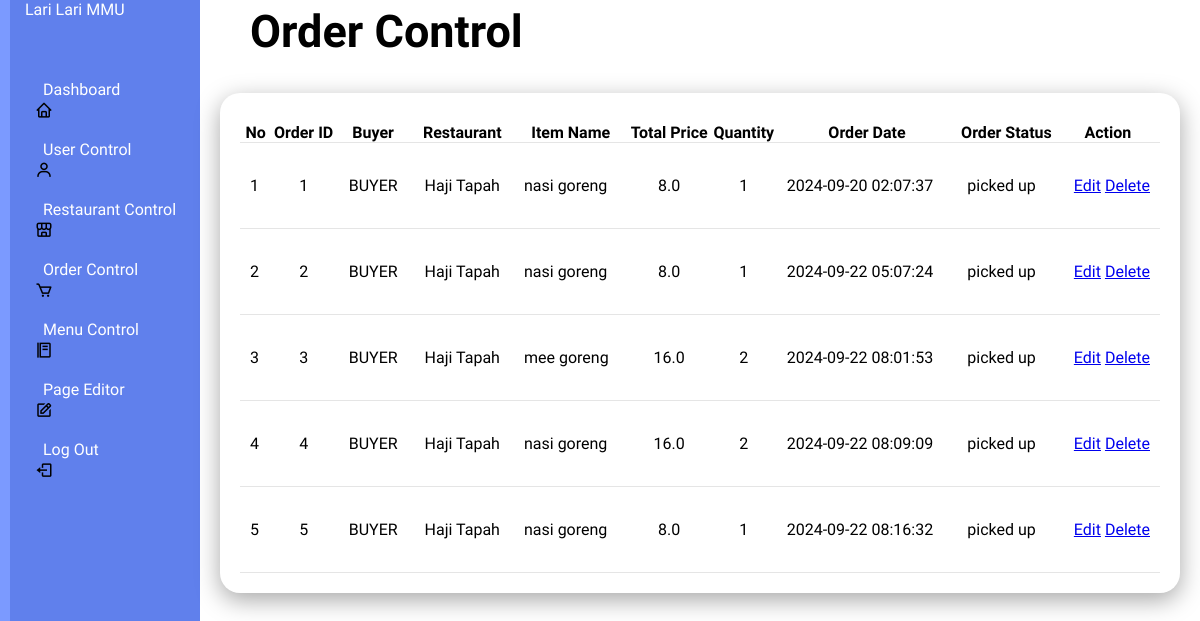
The page /ordercontrol on the database as committed earlier.
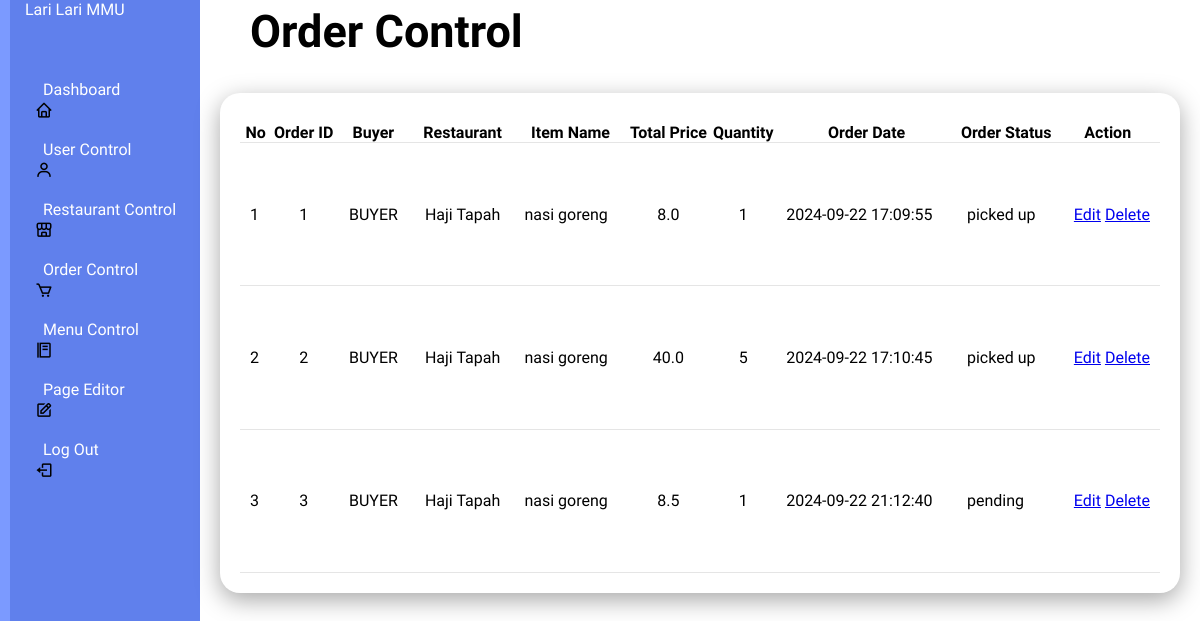
The same page on the database as committed later.
### tables this page shows
CREATE TABLE orders (
            id INTEGER PRIMARY KEY AUTOINCREMENT,
            buyer_username TEXT NOT NULL,
            restaurant_name TEXT NOT NULL,
            item_name TEXT NOT NULL,
            total_price REAL NOT NULL,
            quantity INTEGER NOT NULL,
            order_date TIMESTAMP DEFAULT CURRENT_TIMESTAMP, 
            order_status TEXT DEFAULT 'available',
            status TEXT DEFAULT 'pending',
            runner_name TEXT,
            runner_lat REAL,
            runner_lng REAL,
            delivery_address TEXT,
            delivery_lat REAL,
            delivery_lng REAL
        );

### app.py (the view)
@app.route('/ordercontrol', methods=['GET'])
def ordercontrol():
    conn = get_db_connection()
    cursor = conn.cursor()
    query = """
        SELECT id, buyer_username, restaurant_name, item_name, total_price, quantity, order_date, status
        FROM orders
    """
    cursor.execute(query)
    orders = cursor.fetchall()
    conn.close()
    return render_template('ordercontrol.html', orders=orders)

### app.py (called while the page is built)
def get_db_connection():
    con = sqlite3.connect("database.db")
    con.row_factory = sqlite3.Row
    return con

### templates/ordercontrol.html (shortened to what this page needs)
<!DOCTYPE html>
<html lang="en">
<head>
    <link rel="stylesheet" type="text/css" href="../static/style(admin2).css">
    <link rel="stylesheet" href="https://unpkg.com/boxicons@latest/css/boxicons.min.css">
        <link href="https://cdn.jsdelivr.net/npm/remixicon@4.3.0/fonts/remixicon.css" rel="stylesheet"/>
        <link rel="stylesheet" href="https://unpkg.com/aos@next/dist/aos.css" />
</head>
</head>
<body>
    <div class="admincontainer">
        <div class="navbar">
            <ul>
                <li><a href="#">Lari Lari MMU</a></li>
                <li><i class='bx bx-home'></i><a href="/admin">Dashboard</a></li>
                <li><i class='bx bx-user'></i><a href="/usercontrol">User Control</a></li>
                <li><i class='bx bx-store-alt'></i><a href="/restaurantcontrol">Restaurant Control</a></li>
                <li><i class='bx bx-cart'></i><a href="/ordercontrol">Order Control</a></li>
                <li><i class='bx bx-food-menu'></i><a href="/menucontrol">Menu Control</a></li>
                <li><i class='bx bx-edit'></i><a href="/pageEditor">Page Editor</a></li>
                <li><i class='bx bx-log-out'></i><a href="/logout">Log Out</a></li>
            </ul>
        </div>
    </div>
    <div class="admin-main">
        <div class="admin-header">
            <h2>Order Control</h2>
        </div>
        <div class="admin-table">
            <div class="table-body">
                <table>
                    <thead>
                        <tr>
                            <th>No</th>
                            <th>Order ID</th>
                            <th>Buyer</th>
                            <th>Restaurant</th>
                            <th>Item Name</th>
                            <th>Total Price</th>
                            <th>Quantity</th>
                            <th>Order Date</th>
                            <th>Order Status</th>
                            <th>Action</th>
                        </tr>
                    </thead>
                    <tbody>
                        {% for order in orders %}
                        <tr>
                            <td>{{ loop.index }}</td>
                            <td>{{ order.id }}</td>
                            <td>{{ order.buyer_username }}</td>
                            <td>{{ order.restaurant_name }}</td>
                            <td>{{ order.item_name }}</td>
                            <td>{{ order.total_price }}</td>
                            <td>{{ order.quantity }}</td>
                            <td>{{ order.order_date }}</td>
                            <td>{{ order.status }}</td>
                            <td class="actions">
                              <a href="{{ url_for('edit_order', order_id=order.id) }}">Edit</a>
                              <a href="{{ url_for('delete_order', order_id=order.id) }}" onclick="return confirm('Are you sure you want to delete this order?')">Delete</a>
                          </td>
                         </tr>
                         {% endfor %}
                     </tbody>
                 </table>
            </div>
        </div>
    </div>
</body>
</html>

### static/style(admin2).css (style rules this page uses)
* { padding: 0; margin: 0; box-sizing: border-box; font-family: "Protest Guerrilla", sans-serif; }
.admincontainer { position: relative; width: 100%; }
.navbar { position: fixed; width: 200px; height: 100%; background:#6080ec; border-left: 10px solid #7b9aff; transition: 0.5s; overflow: hidden; }
.navbar ul { position: absolute; top: 0; left: 0; width: 100%; }
.navbar ul li { display:flex; align-items: center; justify-content: center; position: relative; width: 100%; list-style: none; border-top-left-radius: 30px; border-bottom-left-radius: 30px; border-top-right-radius: 5px; border-bottom-right-radius: 5px; }
.navbar ul li:nth-child(1) { margin-bottom: 20px; pointer-events: none; }
.navbar ul li a { display: flex; align-items: center; position: relative; display: block; width: 100%; height: 60px; padding: 0 15px; text-decoration: none; color: white; }
.navbar i { position: relative; left: 25px; font-size: 18px; text-align: center; }
.admin-main { position: relative; width: calc(100% - 200px); left: 200px; min-height: 100vh; background-color: white; transition: 0.5s; }
.admin-header { position: relative; margin: 0 30px; padding: 5px 20px; justify-content: center; align-items: center; font-size: 30px; }
.admin-table { position: relative; width: 100%; padding: 20px; display: grid; width: 100%; grid-gap: 20px; margin-top: 10px; }
.admin-table .table-body { position: relative; display: grid; min-height: 500px; background: white; padding: 20px; box-shadow: 0 7px 25px rgba(0,0,0,0.35); border-radius: 20px; }
.admin-table table { width: auto; border-collapse: collapse; margin-top: 10px; }
.admin-table .table-body table tr { color: black; border-bottom: 1px solid rgba(0,0,0,0.1); }
.admin-table .table-body table tr td { padding: 10px; }
.admin-table .table-body table tr td:last-child { text-align: end; }
.admin-table .table-body table tr td:nth-child(2) { text-align: center; }
.admin-table .table-body table tr td:nth-child(3) { text-align: center; }
.admin-table .table-body table tr td:nth-child(4) { text-align: center; }
.admin-table .table-body table tr td:nth-child(6) { text-align: center; }
.admin-table .table-body table tr td:nth-child(7) { text-align: center; }

Rows that differ between the two databases and show on the page:
removed orders: id "4", buyer_username "BUYER", restaurant_name "Haji Tapah", item_name "nasi goreng", total_price "16.0", quantity "2", order_date "2024-09-22 08:09:09", status "picked up"
removed orders: id "5", buyer_username "BUYER", restaurant_name "Haji Tapah", item_name "nasi goreng", total_price "8.0", quantity "1", order_date "2024-09-22 08:16:32", status "picked up"
changed orders id 1: order_date "2024-09-20 02:07:37" → "2024-09-22 17:09:55"
changed orders id 2: total_price "8.0" → "40.0"; quantity "1" → "5"; order_date "2024-09-22 05:07:24" → "2024-09-22 17:10:45"
changed orders id 3: item_name "mee goreng" → "nasi goreng"; total_price "16.0" → "8.5"; quantity "2" → "1"; order_date "2024-09-22 08:01:53" → "2024-09-22 21:12:40"; status "picked up" → "pending"
